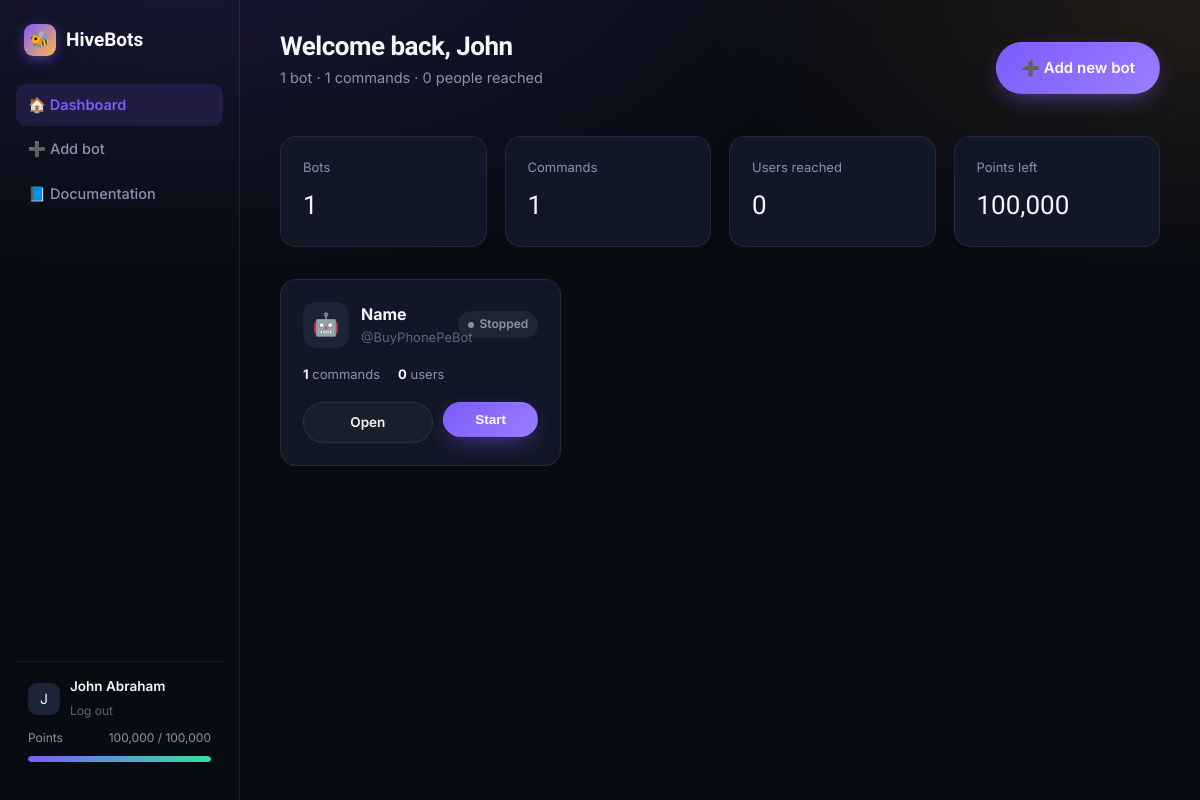
The app's page /dashboard (signed in) with its own data.
### tables this page shows
CREATE TABLE users (
    id INTEGER PRIMARY KEY AUTOINCREMENT,
    email TEXT UNIQUE NOT NULL,
    name TEXT NOT NULL,
    password_hash TEXT NOT NULL,
    points_remaining INTEGER NOT NULL DEFAULT 100000,
    points_total INTEGER NOT NULL DEFAULT 100000,
    points_reset_month TEXT NOT NULL,
    created_at REAL NOT NULL
);

CREATE TABLE bots (
    id INTEGER PRIMARY KEY AUTOINCREMENT,
    user_id INTEGER NOT NULL,
    name TEXT NOT NULL,
    username TEXT,
    token TEXT NOT NULL,
    secret TEXT NOT NULL,
    is_active INTEGER NOT NULL DEFAULT 0,
    avatar_emoji TEXT DEFAULT '🤖',
    created_at REAL NOT NULL,
    FOREIGN KEY(user_id) REFERENCES users(id)
);

### app.py (the view)
@app.route("/dashboard")
@login_required
def dashboard():
    with get_db() as conn:
        bots = conn.execute(
            "SELECT b.*, "
            "(SELECT COUNT(*) FROM commands c WHERE c.bot_id=b.id) AS command_count, "
            "(SELECT COUNT(*) FROM bot_users bu WHERE bu.bot_id=b.id) AS user_count "
            "FROM bots b WHERE b.user_id=? ORDER BY b.created_at DESC",
            (g.user["id"],)
        ).fetchall()
        notifications = conn.execute(
            "SELECT * FROM notifications WHERE user_id=? ORDER BY created_at DESC LIMIT 6",
            (g.user["id"],)
        ).fetchall()
    total_commands = sum(b["command_count"] for b in bots)
    total_users = sum(b["user_count"] for b in bots)
    return render_template(
        "dashboard.html", bots=bots, notifications=notifications,
        total_commands=total_commands, total_users=total_users,
        points_pct=round(100 * g.user["points_remaining"] / max(g.user["points_total"], 1))
    )

### app.py (called while the page is built, shortened)
def current_month_key():
    return datetime.utcnow().strftime("%Y-%m")

def login_required(view):
    @wraps(view)
    def wrapped(*args, **kwargs):
        if not session.get("user_id"):
            return redirect(url_for("login", next=request.path))
        return view(*args, **kwargs)
    return wrapped

def get_current_user():
    if not session.get("user_id"):
        return None
    with get_db() as conn:
        row = conn.execute("SELECT * FROM users WHERE id=?", (session["user_id"],)).fetchone()
    return row

@app.before_request
def load_user():
    g.user = get_current_user()

@app.context_processor
def inject_globals():
    return {"current_user": g.get("user"), "year": datetime.utcnow().year}

### db.py (called while the page is built)
@contextmanager
def get_db():
    conn = sqlite3.connect(DB_PATH, timeout=10)
    conn.row_factory = sqlite3.Row
    conn.execute("PRAGMA foreign_keys = ON")
    try:
        yield conn
        conn.commit()
    finally:
        conn.close()

### templates/dashboard.html (shortened to what this page needs)
{% extends "app_base.html" %}
{% block content %}
<div class="app-topbar">
  <div>
    <h1>Welcome back, {{ current_user.name.split(' ')[0] }}</h1>
    <p class="sub">{{ bots|length }} bot{{ '' if bots|length == 1 else 's' }} · {{ total_commands }} commands · {{ total_users }} people reached</p>
  </div>
  <a href="{{ url_for('new_bot') }}" class="btn btn-primary">➕ Add new bot</a>
</div>
<div class="stat-row">
  <div class="stat-card"><div class="k">Bots</div><div class="v">{{ bots|length }}</div></div>
  <div class="stat-card"><div class="k">Commands</div><div class="v">{{ total_commands }}</div></div>
  <div class="stat-card"><div class="k">Users reached</div><div class="v">{{ total_users }}</div></div>
  <div class="stat-card"><div class="k">Points left</div><div class="v">{{ '{:,}'.format(current_user.points_remaining) }}</div></div>
</div>
{% if bots %}
<div class="bot-grid">
  {% for bot in bots %}
  <div class="bot-card">
    <div class="bot-card-head">
      <div class="bot-avatar">{{ bot.avatar_emoji or '🤖' }}</div>
      <div style="flex:1; min-width:0;">
        <div class="name">{{ bot.name }}</div>
        <div class="uname">{{ '@' + bot.username if bot.username else 'unverified token' }}</div>
      </div>
      {% if bot.is_active %}
        <span class="status-pill live"><span class="d"></span>Live</span>
      {% else %}
        <span class="status-pill off"><span class="d"></span>Stopped</span>
      {% endif %}
    </div>
    <div class="bot-card-meta">
      <span><b>{{ bot.command_count }}</b> commands</span>
      <span><b>{{ bot.user_count }}</b> users</span>
    </div>
    <div class="bot-card-actions">
      <a href="{{ url_for('bot_commands', bot_id=bot.id) }}" class="btn btn-ghost btn-sm" style="flex:1;">Open</a>
      <form method="post" action="{{ url_for('toggle_bot', bot_id=bot.id) }}" style="flex:1;">
        <button class="btn btn-sm btn-block {{ 'btn-danger' if bot.is_active else 'btn-primary' }}" type="submit">{{ 'Stop' if bot.is_active else 'Start' }}</button>
      </form>
    </div>
  </div>
  {% endfor %}
</div>
{% endif %}
{% endblock %}

### templates/app_base.html (shortened to what this page needs)
<!doctype html>
<html lang="en">
<head>
  <link rel="stylesheet" href="{{ url_for('static', filename='css/style.css') }}">
</head>
<body>
  <div class="app-shell">
    <aside class="sidebar">
      <a href="{{ url_for('index') }}" class="brand"><span class="brand-mark">🐝</span> HiveBots</a>
      <a href="{{ url_for('dashboard') }}" class="side-link {{ 'active' if request.endpoint == 'dashboard' else '' }}">🏠 Dashboard</a>
      <a href="{{ url_for('new_bot') }}" class="side-link {{ 'active' if request.endpoint == 'new_bot' else '' }}">➕ Add bot</a>
      <a href="{{ url_for('docs') }}" class="side-link">📘 Documentation</a>
      <div class="sidebar-footer">
        <div style="display:flex; align-items:center; gap:10px;">
          <div style="width:32px;height:32px;border-radius:9px;background:var(--surface-3);display:flex;align-items:center;justify-content:center;font-size:14px;">{{ current_user.name[0]|upper }}</div>
          <div style="min-width:0;">
            <div style="font-size:13.5px; font-weight:600; white-space:nowrap; overflow:hidden; text-overflow:ellipsis;">{{ current_user.name }}</div>
            <a href="{{ url_for('logout') }}" style="font-size:12px; color:var(--muted-2);">Log out</a>
          </div>
        </div>
        <div class="points-meter">
          <div class="label"><span>Points</span><span>{{ '{:,}'.format(current_user.points_remaining) }} / {{ '{:,}'.format(current_user.points_total) }}</span></div>
          <div class="bar"><i style="width:{{ points_pct if points_pct is defined else (100*current_user.points_remaining/current_user.points_total)|round|int }}%"></i></div>
        </div>
      </div>
    </aside>
    <main class="app-main">
      {% block content %}{% endblock %}
    </main>
  </div>
</body>
</html>

### records on screen
users: name "J", name "John Abraham", points_remaining "100,000", points_total "100,000", name "John"
bots: avatar_emoji "🤖", name "Name", username "@BuyPhonePeBot", shows "Stopped", command_count "1", user_count "0", is_active "Start"

### other values on screen
{{ bots|length }} "1"
{{ total_commands }} "1"
{{ total_users }} "0"
